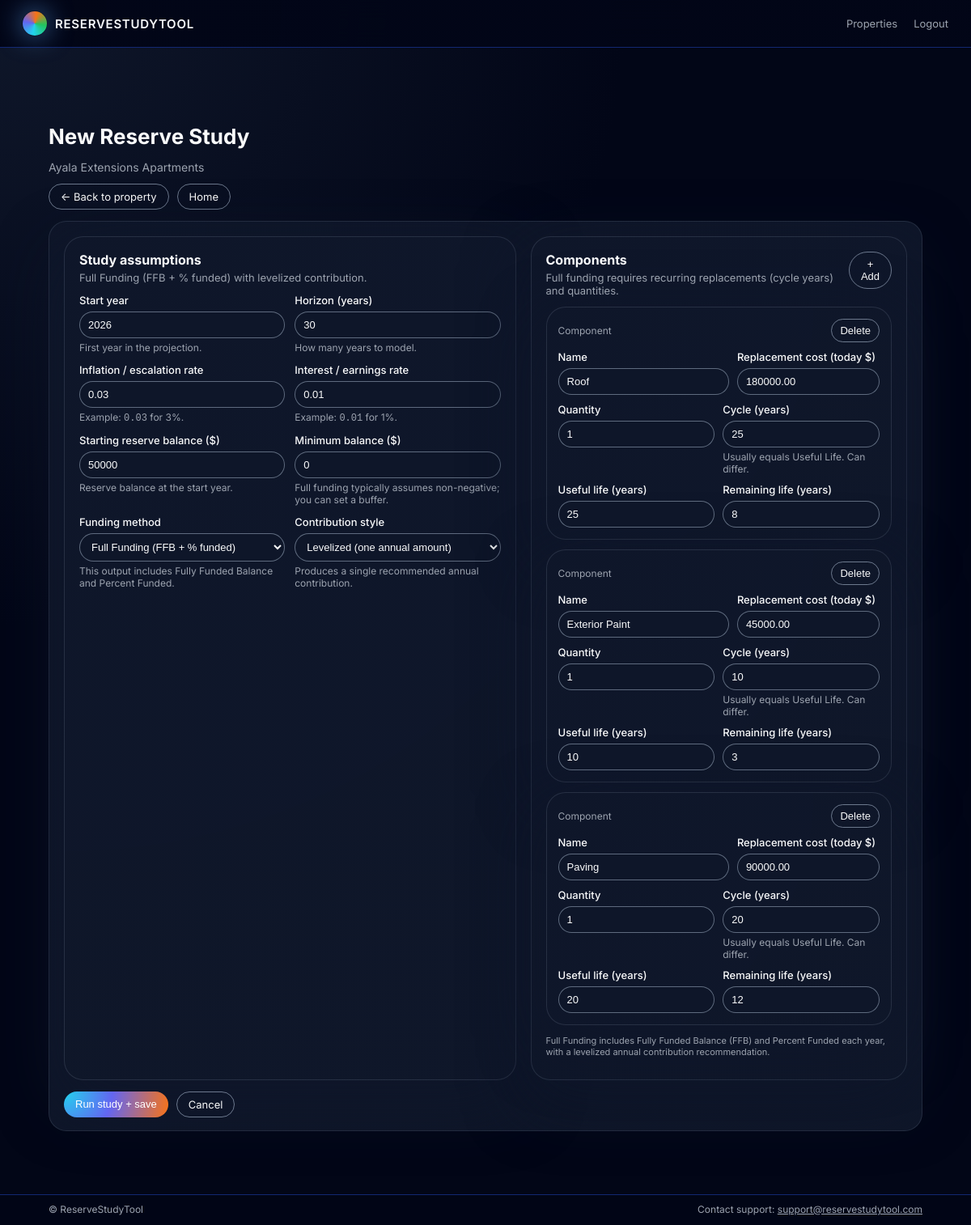
The page /studies/new?property_id=1 (signed in) on the database as committed earlier.
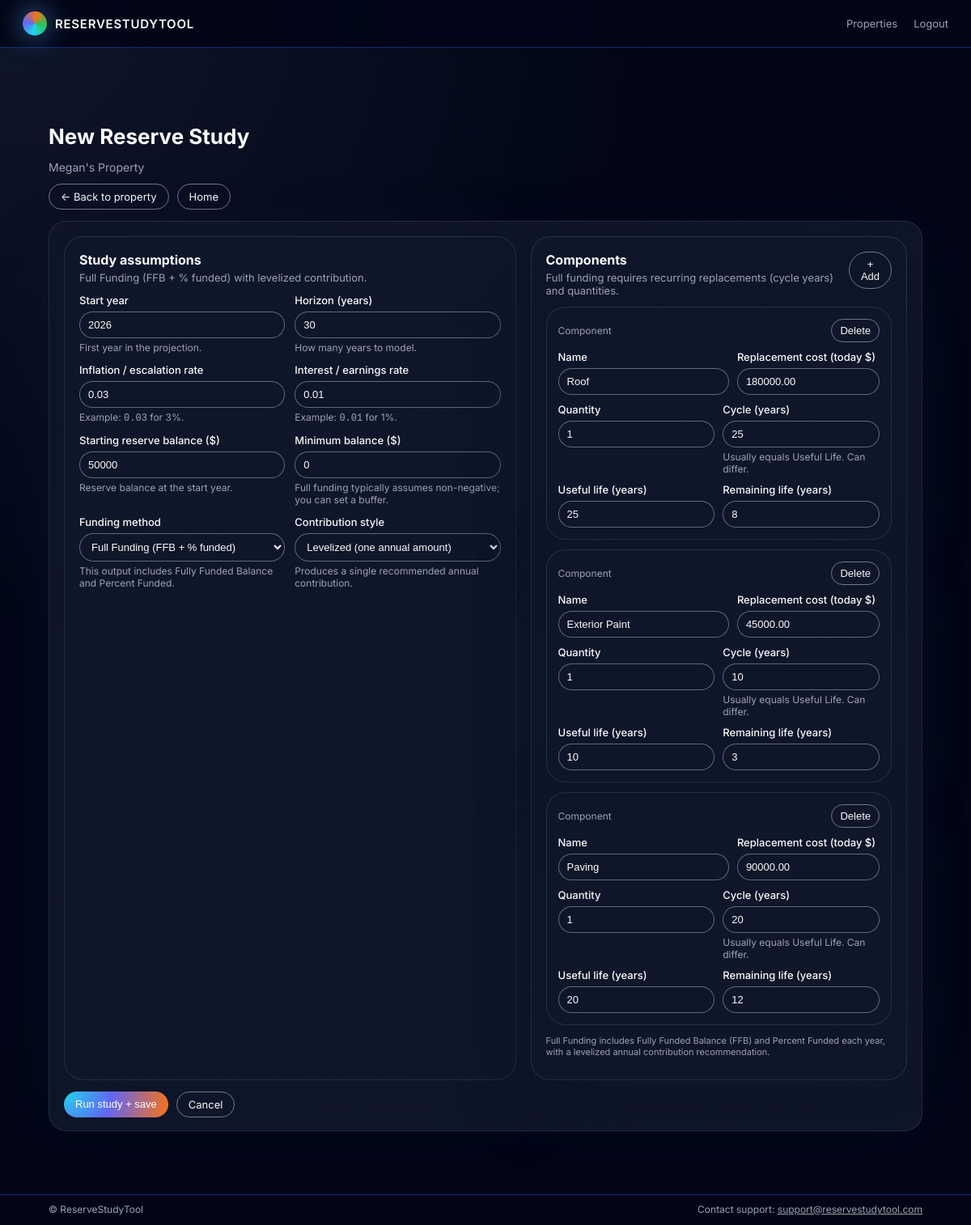
The same page on the database as committed later.
### models.py (models this page shows)
class Property(db.Model):
    __tablename__ = "properties"
    id = db.Column(db.Integer, primary_key=True)
    name = db.Column(db.String(220), nullable=False)
    address = db.Column(db.String(320), nullable=True)
    city = db.Column(db.String(120), nullable=True)
    state = db.Column(db.String(30), nullable=True)
    created_at = db.Column(db.DateTime, default=datetime.utcnow, nullable=False)
    studies = db.relationship("ReserveStudy", backref="property", lazy=True, cascade="all, delete-orphan")

### app.py (the view, shortened to what this page needs)
    @app.get("/studies/new")
    @login_required
    def new_study():
        property_id = request.args.get("property_id", type=int)
        clone_from = request.args.get("clone_from", type=int)
        prop = Property.query.get_or_404(property_id) if property_id else None
        clone = ReserveStudy.query.get(clone_from) if clone_from else None
        defaults = {
            "start_year": datetime.utcnow().year,
            "horizon_years": 30,
            "inflation_rate": 0.03,
            "interest_rate": 0.01,
            "starting_balance": 50000,
            "min_balance": 0,
            "funding_method": "full",
            "contribution_mode": "levelized",
        }
        components = [
            {
                "name": "Roof",
                "quantity": 1,
                "useful_life_years": 25,
                "remaining_life_years": 8,
                "cycle_years": 25,
                "current_replacement_cost": 180000,
            },
            {
                "name": "Exterior Paint",
                "quantity": 1,
                "useful_life_years": 10,
                "remaining_life_years": 3,
                "cycle_years": 10,
                "current_replacement_cost": 45000,
            },
            {
                "name": "Paving",
                "quantity": 1,
                "useful_life_years": 20,
                "remaining_life_years": 12,
                "cycle_years": 20,
                "current_replacement_cost": 90000,
            },
        ]
        if not prop:
            flash("Choose a property first.")
            return redirect(url_for("home"))
        return render_template(
            "study_form.html",
            prop=prop,
            defaults=defaults,
            components=components,
            clone=clone,
            edit_mode=False,
            study=None,
        )

### app.py (called while the page is built)
def login_required(fn):
    @wraps(fn)
    def wrapper(*args, **kwargs):
        if session.get("logged_in") is True:
            return fn(*args, **kwargs)
        return redirect(url_for("login", next=request.path))
    return wrapper

### templates/study_form.html (shortened to what the changed rows need)
{% extends "base.html" %}
{% block content %}
<section class="page-header">
  <h1>New Reserve Study</h1>
  <p>{{ prop.name }}</p>
</section>
<section class="upload-card">
  <form class="upload-form" action="{{ url_for('create_study') if not edit_mode else url_for('update_study', study_id=study.id) }}" method="post">
    <div class="forecast-layout" style="margin-top: 0;">
      <div class="panel">
        <div class="panel-header">
          <h2>Study assumptions</h2>
        </div>
      </div>
      <div class="panel">
        <div class="panel-header table-header" style="display:flex; align-items:flex-start; justify-content:space-between; gap:14px;">
          <div>
            <h2>Components</h2>
          </div>
        </div>
      </div>
    </div>
  </form>
</section>
{% endblock %}

Rows that differ between the two databases and show on the page:
changed Property: name "Ayala Extensions Apartments" → "Megan's Property"
